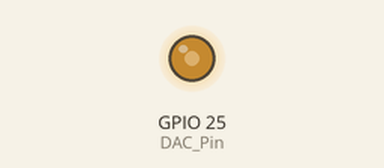
Recording of a sketch running on a simulated ESP32. Shown: output pins drawn as LEDs (lit = HIGH).

Above: at 0.1 s.
Timing chart, 0 to 1.6 s (numbered marks = the images above):
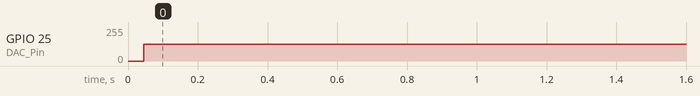

Measured:
- by itself, GPIO 25 (DAC_Pin): 0/255 → 126/255 at 0.05 s

The sketch:

Time.ino
```cpp
int DAC_Pin = 25; //DAC1

hw_timer_t * timer = NULL;
int dac_num = 0;
int step_num = 0;
float sinWave[32] = {2448,2832,3186,3496,3751,3940,4057,4095,
                    4057,3940,3751,3496,3186,2832,2448,2048,
                    1648,1264,910,600,345,156,39,0,
                    39,156,345,600,910,1264,1648,2048}; //正弦信号数值

void tim1Interrupt() //中断服务函数
{
  dac_num = 255*(sinWave[step_num]/4095.0);
  step_num++;
  if(step_num == 32){step_num=0;}
  dacWrite(DAC_Pin,dac_num);
}

void setup() {
  Serial.begin(115200);
  pinMode(DAC_Pin,OUTPUT); //DAC引脚初始化
  timer = timerBegin(0, 80, true); //使用定时器0、80分频、向上计数
  timerAttachInterrupt(timer, &tim1Interrupt, true); //开启定时器中断，电平触发
  timerAlarmWrite(timer, 100, true); //周期10000*1us=10ms
  timerAlarmEnable(timer);
}

void loop() {

}
```
